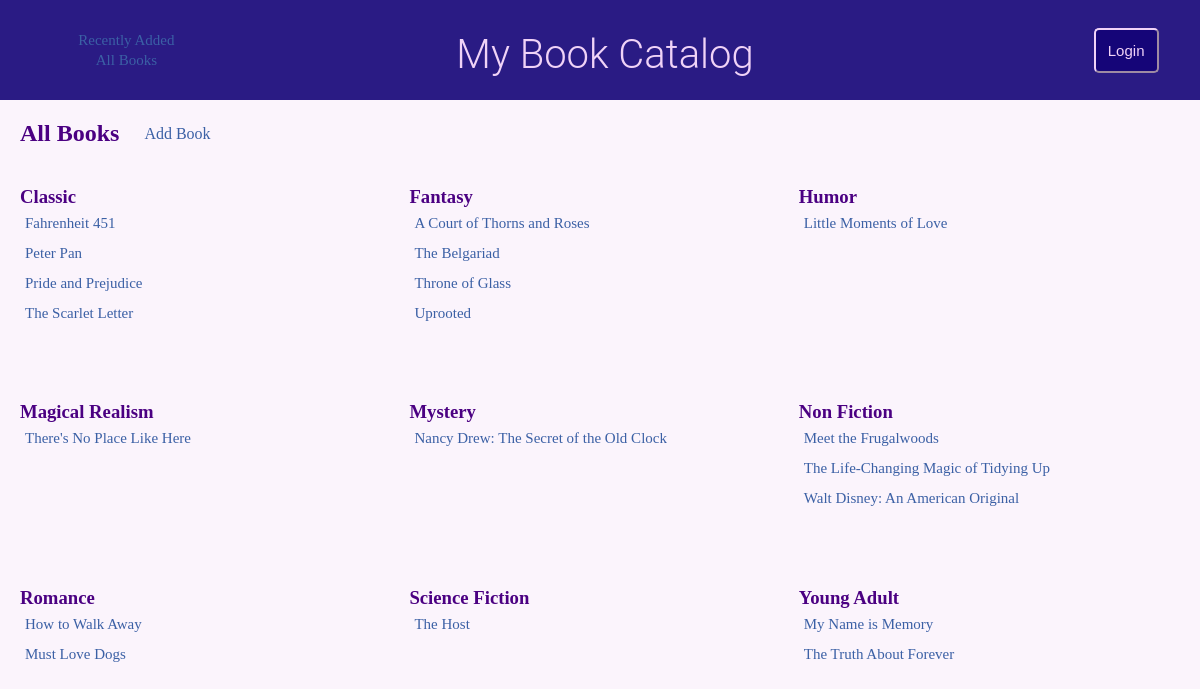
Page /books/all on the committed database.
### database_setup.py (models this page shows, shortened)
class Book(Base):
    __tablename__ = 'book'
    id = Column(Integer, primary_key=True)
    title = Column(String(250), nullable=False)
    urlSafeTitle = Column(String(250))
    author = Column(String(250))
    description = Column(String(500))
    genre = Column(String(250))
    user_id = Column(Integer, ForeignKey('user.id'))
    user = relationship(User)

### application.py (the view)
@app.route('/books/all')
def showAllBooks():
    books = session.query(Book).order_by(Book.genre.asc(),
                                         Book.title.asc()).all()
    return render_template('myAllBooks.html', book_type="All", books=books)

### templates/myAllBooks.html
{% extends "main.html" %}
{% block content %}
{% include "header.html" %}
<div class="main-and-sidebar-wrapper">
	<section class="main">
		<div class="page-headers">
			<h2 class="book-header">{{book_type}} Books</h2>
			<a class="add-book-link" href="{{url_for('addBook')}}">Add Book</a>
		</div>
		<div class="genre-books">
			{% for book in books %}
				{% if loop.first %}
					<div class="genre-group">
						<h3 class="genre-name">{{book.genre.replace( '-', ' ' ).title()}}</h3>
							<ul class="books-list genre-separated">
				{% endif %}
				{% if loop.changed(book.genre) and not loop.first %}
						</ul>
					</div>
					<div class="genre-group">
						<h3 class="genre-name">{{book.genre.replace( '-', ' ' ).title()}}</h3>
						<ul class="books-list genre-separated">
				{% endif %}
				<li>
					<a href="{{url_for('showBookInfo', book_title = book.urlSafeTitle, book_id = book.id)}}">{{book.title}}</a>
				</li>
				{% if loop.last %}
						</ul>
					</div>
				{% endif %}
			{% endfor %}
		</div>
	</section>
</div>
{% endblock %}

### static/styles.css (style rules this page uses)
a { color: #3b60a5; text-decoration: none; }
html { box-sizing: border-box; }
*, *::before, *::after { box-sizing: inherit; }
body, html { height: 100%; width: 100%; margin: 0; padding: 0; }
body { font-family: Arial Rounded MT Bold; margin-left: auto; margin-right: auto; background-color: #fbf4fc; }
.main-and-sidebar-wrapper { display: flex; flex-direction: row; height: 88vh; }
.main { flex: 3; padding-left: 20px; }
.page-headers { display: flex; flex-direction: row; }
.add-book-link { margin-left: 25px; margin-top: 25px; }
.book-header { color: #4B0082; }
.books-list { list-style: none; line-height: 30px; margin-top: 0; }
.genre-books { display: flex; flex-wrap: wrap; }
.genre-group { width: 20%; padding-right: 5px; margin-bottom: 40px; }
.genre-name { color: #4B0082; margin-bottom: 0; margin-left: 0px; }
.genre-separated { padding-left: 5px; font-size: 15px; }
@media (max-width: 1570px) { .genre-group { width: 25%; } }
@media (max-width: 1240px) { .genre-group { width: 33%; } }

### rows in the picture
Book: genre.replace "Classic", title "Fahrenheit 451"
Book: title "Peter Pan"
Book: title "Pride and Prejudice"
Book: title "The Scarlet Letter"
Book: genre.replace "Fantasy", title "A Court of Thorns and Roses"
Book: title "The Belgariad"
Book: title "Throne of Glass"
Book: title "Uprooted"
Book: genre.replace "Humor", title "Little Moments of Love"
Book: genre.replace "Magical Realism", title "There's No Place Like Here"
Book: genre.replace "Mystery", title "Nancy Drew: The Secret of the Old Clock"
Book: genre.replace "Non Fiction", title "Meet the Frugalwoods"
Book: title "The Life-Changing Magic of Tidying Up"
Book: title "Walt Disney: An American Original"
Book: genre.replace "Romance", title "How to Walk Away"
Book: title "Must Love Dogs"
Book: genre.replace "Science Fiction", title "The Host"
Book: genre.replace "Young Adult", title "My Name is Memory"
Book: title "The Truth About Forever"

### other values in the picture
{{ book_type }} "All"
